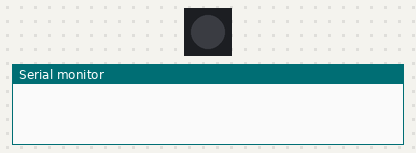
A sketch run on a simulated Arduino Mega 2560, built with avr-gcc and run on an emulated ATmega2560. Parts: 1 RGB LEDs in strip order, left to right, the last lines printed to the serial monitor.

Above: at 0.2 s.
At 1.2 s:
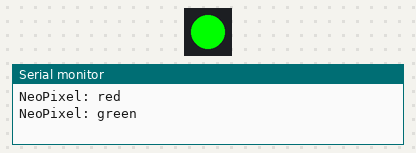
At 2.7 s:
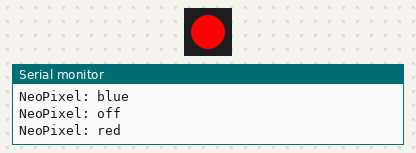
At 3.7 s:
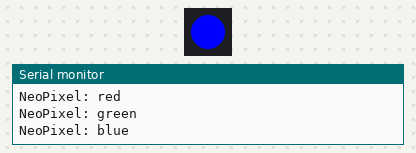
Timing chart, 0 to 4.6 s (numbered marks = the images above):
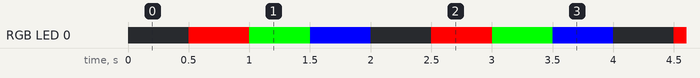

Measured:
- by itself, RGB LED 0: repeats every 2.0 s: RGB(0, 255, 0) 0.50 s, RGB(0, 0, 255) 0.50 s, off 0.50 s, RGB(255, 0, 0) 0.50 s
- by itself, everything shown: repeats every 2.0 s, in 4 steps

The sketch:

VisionVestBlinkTest.ino
```cpp
#include <Arduino.h>
#include <Adafruit_NeoPixel.h>

static const uint8_t NEOPIXEL_PIN = 38;
static const uint8_t NEOPIXEL_COUNT = 1;
static const uint32_t COLOR_INTERVAL_MS = 500;
static const uint32_t SERIAL_BAUD_RATE = 115200;

Adafruit_NeoPixel gNeoPixel(NEOPIXEL_COUNT, NEOPIXEL_PIN, NEO_GRB + NEO_KHZ800);

uint32_t gLastStepMs = 0;
uint8_t gColorStep = 0;

void showColor(uint8_t red, uint8_t green, uint8_t blue, const char *name) {
  gNeoPixel.setPixelColor(0, gNeoPixel.Color(red, green, blue));
  gNeoPixel.show();
  Serial.print("NeoPixel: ");
  Serial.println(name);
}

void setup() {
  Serial.begin(SERIAL_BAUD_RATE);
  gNeoPixel.begin();
  gNeoPixel.clear();
  gNeoPixel.show();
}

void loop() {
  uint32_t now = millis();
  if ((now - gLastStepMs) < COLOR_INTERVAL_MS) {
    return;
  }

  gLastStepMs = now;

  switch (gColorStep) {
    case 0:
      showColor(255, 0, 0, "red");
      break;
    case 1:
      showColor(0, 255, 0, "green");
      break;
    case 2:
      showColor(0, 0, 255, "blue");
      break;
    default:
      showColor(0, 0, 0, "off");
      break;
  }

  gColorStep = (gColorStep + 1) % 4;
}
```
